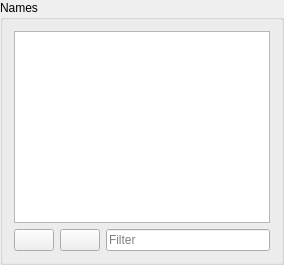
          <widget class="QGroupBox" name="groupBox">
           <property name="title">
            <string>Names</string>
           </property>
           <layout class="QVBoxLayout" name="verticalLayout_8">
            <item>
             <widget class="QListView" name="lstPersos">
              <property name="horizontalScrollBarPolicy">
               <enum>Qt::ScrollBarAlwaysOff</enum>
              </property>
              <property name="dragEnabled">
               <bool>true</bool>
              </property>
             </widget>
            </item>
            <item>
             <layout class="QHBoxLayout" name="horizontalLayout_14">
              <item>
               <widget class="QPushButton" name="btnAddPerso">
                <property name="text">
                 <string/>
                </property>
                <property name="icon">
                 <iconset theme="list-add">
                  <normaloff/>
                 </iconset>
                </property>
               </widget>
              </item>
              <item>
               <widget class="QPushButton" name="btnRmPerso">
                <property name="text">
                 <string/>
                </property>
                <property name="icon">
                 <iconset theme="list-remove">
                  <normaloff/>
                 </iconset>
                </property>
               </widget>
              </item>
              <item>
               <widget class="QLineEdit" name="txtPersosFilter">
                <property name="placeholderText">
                 <string>Filter</string>
                </property>
                <property name="clearButtonEnabled" stdset="0">
                 <bool>true</bool>
                </property>
               </widget>
              </item>
             </layout>
            </item>
           </layout>
          </widget>
